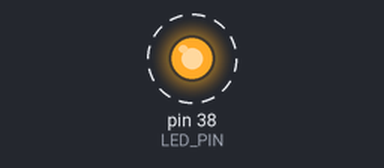
The sketch below on a simulated Arduino Mega 2560, built with avr-gcc and run on an emulated ATmega2560. Parts: output pins drawn as LEDs (lit = HIGH). Dashed ring = blinking. What the sketch prints to the serial monitor is not drawn.

Above: at 0.2 s.
Timing chart, 0 to 3.0 s (numbered marks = the images above):
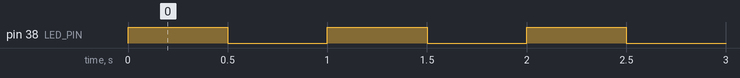

Measured:
- by itself, pin 38 (LED_PIN): alternates HIGH for 0.50 s and LOW for 0.50 s

The sketch:

esp_tester.ino
```cpp
#define LED_PIN 38

//Blink LED oneper 500ms

void setup() {
  Serial.begin(115200);
  pinMode(LED_PIN, OUTPUT);
  Serial.println("LED Blink Test Started");
}

void loop() {
  Serial.println("LED ON");
  digitalWrite(LED_PIN, HIGH);
  delay(500);
  Serial.println("LED OFF");
  digitalWrite(LED_PIN, LOW);
  delay(500);
}
```
